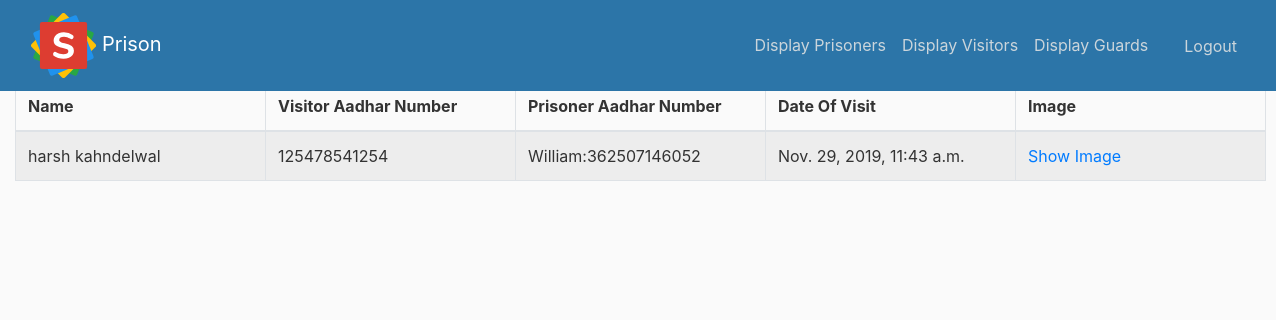
/displayvis/ (signed in), run on the app's committed database.
### testapp/models.py (models this page shows)
class visitor(models.Model):
    name=models.CharField(max_length=50)
    visitor_aadhar_no=models.BigIntegerField(primary_key=True)
    prisoner_aadhar_no=models.ForeignKey(prisoner,on_delete=models.CASCADE)
    date_of_visit=models.DateTimeField(default=datetime.now())
    image=models.ImageField(upload_to='images/')

class prisoner(models.Model):
    address=models.CharField(max_length=100)
    name=models.CharField(max_length=50)
    prisoner_aadhar_no=models.BigIntegerField(primary_key=True)
    crime=models.CharField(max_length=100)
    punishment=models.CharField(max_length=100)
    date_of_entry=models.DateTimeField(default=datetime.now())
    image=models.ImageField(upload_to='images/')
    def __str__(self):
        return self.name+':'+str(self.prisoner_aadhar_no)

### testapp/views.py (the view)
# urls.py: path('displayvis/',user_views.displayvis,name='displayvis'),
@login_required
def displayvis(request):
    a=visitor.objects.all()
    return render(request,"testapp/displayvis.html",{'a':a})

### templates/testapp/displayvis.html
{% extends "testapp/base.html" %}
{%block content%}
<table class="table table-striped table-hover table-bordered" style="table-layout:fixed; overflow-y:none;"  >
  <thead class='bg-coral'>
    <tr>
      <th scope="col" style="width:250px">Name</th>
      <th scope="col" style="width:250px">Visitor Aadhar Number</th>
      <th scope="col" style="width:250px">Prisoner Aadhar Number</th>
      <th scope="col" style="width:250px">Date Of Visit</th>
      <th scope="col" style="width:250px">Image</th>
      </tr>
  </thead>
  <tbody>
    {% for i in a %}
    <tr>
      <td style='word-wrap:break-word'>{{i.name}}</td>
      <td style='word-wrap:break-word'>{{i.visitor_aadhar_no}}</td>
      <td style='word-wrap:break-word'>{{i.prisoner_aadhar_no}}</td>
      <td style='word-wrap:break-word'>{{i.date_of_visit}}</td>
      <td style='word-wrap:break-word'><a href="{{i.image.url}}">Show Image</a></td>
    </tr>
    {% endfor %}
  </tbody>
</table>
{%endblock content%}

### static/css/main.css (style rules this page uses)
body { background: #fafafa; color: #333333; margin-top: 5rem; }

### data on the page
visitor: name "harsh kahndelwal", visitor_aadhar_no "125478541254", prisoner_aadhar_no "William:362507146052", date_of_visit "Nov. 29, 2019, 11:43 a.m."
